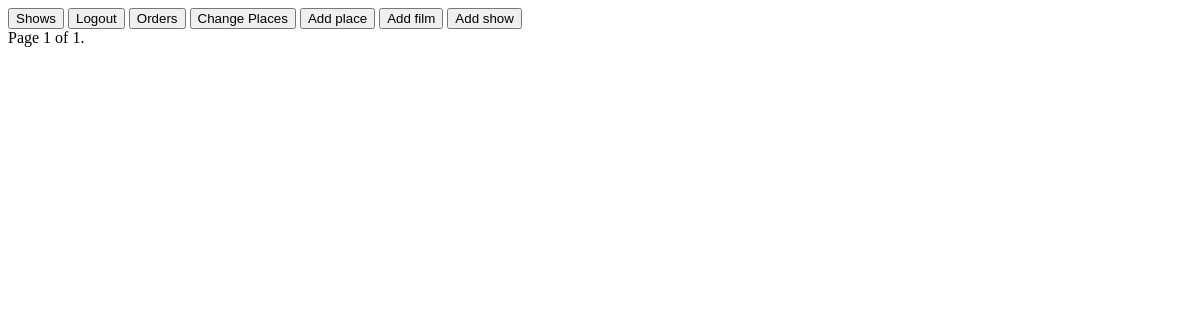
Before: /places/ (signed in) with the older database file.
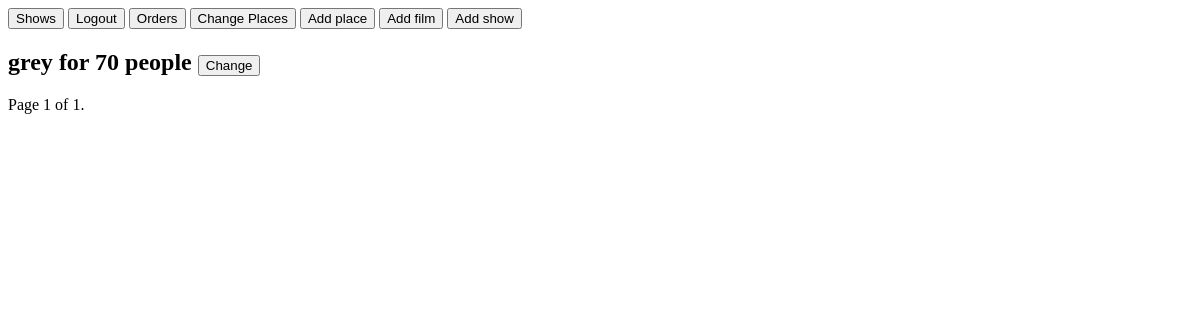
After: the same page with the newer database file.
### some/models.py (models this page shows, shortened)
class Place(models.Model):
    name = models.CharField(max_length=40, unique=True)
    size = models.PositiveSmallIntegerField(default=1)

### some/views.py (the view)
# urls.py: path('places/', PlaceListView.as_view(), name='places'),
class PlaceListView(PermissionRequiredMixin, ListView):
    permission_required = 'request.user.is_superuser'
    model = Place
    paginate_by = 5
    template_name = 'places.html'
    def get_queryset(self):
        queryset = super().get_queryset()
        queryset = queryset.exclude(shows__busy__gt=0)
        return queryset

### templates/places.html (shortened to what this page needs)
{% extends 'base.html' %}
{% block info %}
    {% for obj in object_list %}
        <h2>{{ obj.name }} for {{ obj.size }} people
            <a href="{% url 'update place' obj.id %}">
                <button>Change</button>
            </a>
        </h2>
    {% endfor %}
    <div class="pagination">
        <span class="step-links">
            <span class="current">
                Page {{ page_obj.number }} of {{ page_obj.paginator.num_pages }}.
            </span>
        </span>
    </div>
{% endblock %}

Changed rows visible on the page:
added Place: name "grey", size "70"
